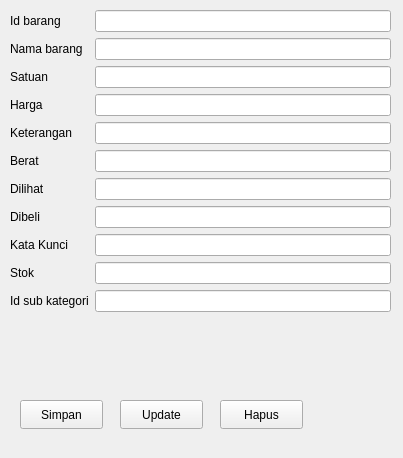
<?xml version="1.0" encoding="UTF-8"?>
<ui version="4.0">
 <class>FormBarang</class>
 <widget class="QWidget" name="FormBarang">
  <property name="geometry">
   <rect>
    <x>0</x>
    <y>0</y>
    <width>403</width>
    <height>458</height>
   </rect>
  </property>
  <property name="windowTitle">
   <string>Form</string>
  </property>
  <widget class="QPushButton" name="pushButton">
   <property name="geometry">
    <rect>
     <x>20</x>
     <y>400</y>
     <width>83</width>
     <height>29</height>
    </rect>
   </property>
   <property name="text">
    <string>Simpan</string>
   </property>
  </widget>
  <widget class="QPushButton" name="pushButton_2">
   <property name="geometry">
    <rect>
     <x>120</x>
     <y>400</y>
     <width>83</width>
     <height>29</height>
    </rect>
   </property>
   <property name="text">
    <string>Update</string>
   </property>
  </widget>
  <widget class="QPushButton" name="pushButton_3">
   <property name="geometry">
    <rect>
     <x>220</x>
     <y>400</y>
     <width>83</width>
     <height>29</height>
    </rect>
   </property>
   <property name="text">
    <string>Hapus</string>
   </property>
  </widget>
  <widget class="QWidget" name="formLayoutWidget">
   <property name="geometry">
    <rect>
     <x>10</x>
     <y>10</y>
     <width>381</width>
     <height>381</height>
    </rect>
   </property>
   <layout class="QFormLayout" name="formLayout">
    <item row="0" column="0">
     <widget class="QLabel" name="idBarangLabel">
      <property name="text">
       <string>Id barang</string>
      </property>
     </widget>
    </item>
    <item row="0" column="1">
     <widget class="QLineEdit" name="idBarangLineEdit"/>
    </item>
    <item row="1" column="0">
     <widget class="QLabel" name="namaBarangLabel">
      <property name="text">
       <string>Nama barang</string>
      </property>
     </widget>
    </item>
    <item row="1" column="1">
     <widget class="QLineEdit" name="namaBarangLineEdit"/>
    </item>
    <item row="2" column="0">
     <widget class="QLabel" name="satuanLabel">
      <property name="text">
       <string>Satuan</string>
      </property>
     </widget>
    </item>
    <item row="2" column="1">
     <widget class="QLineEdit" name="satuanLineEdit"/>
    </item>
    <item row="3" column="0">
     <widget class="QLabel" name="hargaLabel">
      <property name="text">
       <string>Harga</string>
      </property>
     </widget>
    </item>
    <item row="3" column="1">
     <widget class="QLineEdit" name="hargaLineEdit"/>
    </item>
    <item row="4" column="0">
     <widget class="QLabel" name="keteranganLabel">
      <property name="text">
       <string>Keterangan</string>
      </property>
     </widget>
    </item>
    <item row="4" column="1">
     <widget class="QLineEdit" name="keteranganLineEdit"/>
    </item>
    <item row="5" column="0">
     <widget class="QLabel" name="beratLabel">
      <property name="text">
       <string>Berat</string>
      </property>
     </widget>
    </item>
    <item row="5" column="1">
     <widget class="QLineEdit" name="beratLineEdit"/>
    </item>
    <item row="6" column="0">
     <widget class="QLabel" name="dilihatLabel">
      <property name="text">
       <string>Dilihat</string>
      </property>
     </widget>
    </item>
    <item row="6" column="1">
     <widget class="QLineEdit" name="dilihatLineEdit"/>
    </item>
    <item row="7" column="0">
     <widget class="QLabel" name="dibeliLabel">
      <property name="text">
       <string>Dibeli</string>
      </property>
     </widget>
    </item>
    <item row="7" column="1">
     <widget class="QLineEdit" name="dibeliLineEdit"/>
    </item>
    <item row="8" column="0">
     <widget class="QLabel" name="kataKunciLabel">
      <property name="text">
       <string>Kata Kunci</string>
      </property>
     </widget>
    </item>
    <item row="8" column="1">
     <widget class="QLineEdit" name="kataKunciLineEdit"/>
    </item>
    <item row="9" column="0">
     <widget class="QLabel" name="stokLabel">
      <property name="text">
       <string>Stok</string>
      </property>
     </widget>
    </item>
    <item row="9" column="1">
     <widget class="QLineEdit" name="stokLineEdit"/>
    </item>
    <item row="10" column="0">
     <widget class="QLabel" name="idSubKategoriLabel">
      <property name="text">
       <string>Id sub kategori</string>
      </property>
     </widget>
    </item>
    <item row="10" column="1">
     <widget class="QLineEdit" name="idSubKategoriLineEdit"/>
    </item>
   </layout>
  </widget>
 </widget>
 <resources/>
 <connections/>
</ui>
